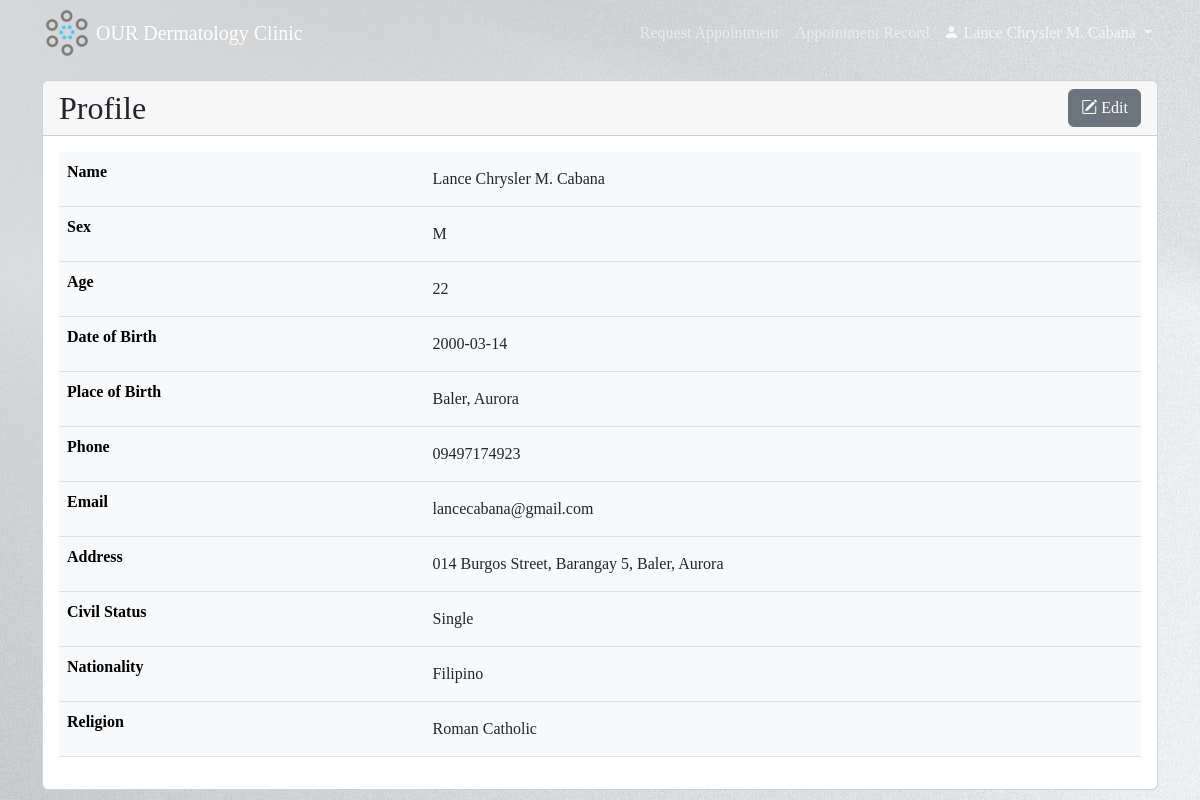
The page /assets/patient/profile.php (signed in) on the database its author committed.
### tables this page shows
CREATE TABLE `patient_table` (
  `patient_id` int(20) NOT NULL,
  `patient_name` varchar(100) DEFAULT NULL,
  `patient_sex` enum('M','F') DEFAULT NULL,
  `patient_age` int(10) DEFAULT NULL,
  `patient_birthdate` date DEFAULT NULL,
  `patient_birthplace` varchar(45) DEFAULT NULL,
  `patient_phone_no` varchar(11) DEFAULT NULL,
  `patient_email` varchar(45) NOT NULL,
  `patient_address` varchar(100) DEFAULT NULL,
  `patient_civil_status` enum('Single','Married','Widowed','Separated') DEFAULT NULL,
  `patient_username` varchar(45) NOT NULL,
  `patient_password` varchar(255) NOT NULL,
  `patient_nationality` enum('Filipino','Foreign National') DEFAULT NULL,
  `patient_religion` varchar(45) DEFAULT NULL
);

### assets/patient/profile.php (the view, shortened to what this page needs)
<?php
include "../config.php";
$sessionUser = $_SESSION['patient_id'];
$patient_data = "SELECT * FROM patient_table WHERE patient_id='$sessionUser'";
$results = mysqli_query($conn, $patient_data);
$patient = mysqli_fetch_array($results);
?>
<!DOCTYPE html>
<html>
<head>
    <link href="https://cdn.jsdelivr.net/npm/bootstrap@5.2.0-beta1/dist/css/bootstrap.min.css" rel="stylesheet">
    <link rel="stylesheet" href="https://cdn.jsdelivr.net/npm/bootstrap-icons@1.3.0/font/bootstrap-icons.css">
    <link rel="stylesheet" href="../css/style.css">
</head>
<body>
    <nav class="navbar navbar-expand-lg navbar-dark py-2 fixed-top">
        <div class="container">
            <a href="menu.php"><img src="../img/logo.png" alt="logo"></a>
            <a href="menu.php" class="navbar-brand mx-1">OUR Dermatology Clinic</a>
            <div class="collapse navbar-collapse" id="navmenu">
                <ul class="navbar-nav ms-auto">
                    <li class="nav-item">
                        <a class="nav-link" href="request_appointment.php">Request Appointment</a>
                    </li>
                    <li class="nav-item">
                        <a class="nav-link" href="appointment_records.php">Appointment Record</a>
                    </li>
                    <li class="nav-item">
                        <div class="dropdown navbar-nav">
                            <button class="pt-2 dropdown-toggle" id="dropdown_logout" data-bs-toggle="dropdown" aria-expanded="false">
                                <span class="bi-person-fill"> </span><?php if (!empty($patient['patient_name'])) echo $patient['patient_name'];
                                                                        else echo $patient['patient_username']; ?>
                            </button>
                        </div>
                    </li>
                </ul>
            </div>
        </div>
    </nav>
    <section>
        <div class="container">
            <div class="row">
                <div class="col-md-12">
                    <div class="card">
                        <div class="card-header">
                            <span class="h2">Profile</span>
                            <a href="edit_profile.php" class="btn btn-secondary float-end"><span class="bi-pencil-square"> </span>Edit</a>
                        </div>
                        <div class="card-body">
                            <table class="table table-light caption-top">
                                <tr>
                                    <th scope="row">Name</td>
                                    <td><input type="text" class="form-control-plaintext" name="patient_name" value="<?php echo $patient['patient_name']; ?>" readonly />
                                    </td>
                                </tr>
                                <tr>
                                    <th scope="row">Sex</td>
                                    <td><input type="text" class="form-control-plaintext" name="patient_sex" value="<?php echo $patient['patient_sex']; ?>" readonly />
                                    </td>
                                </tr>
                                <tr>
                                    <th scope="row">Age</td>
                                    <td><input type="text" class="form-control-plaintext" name="patient_age" value="<?php echo $patient['patient_age']; ?>" readonly />
                                    </td>
                                </tr>
                                <tr>
                                    <th scope="row">Date of Birth</td>
                                    <td><input type="text" class="form-control-plaintext" name="patient_birthdate" value="<?php echo $patient['patient_birthdate']; ?>" readonly />
                                    </td>
                                </tr>
                                <tr>
                                    <th scope="row">Place of Birth</td>
                                    <td><input type="text" class="form-control-plaintext" name="patient_birthplace" value="<?php echo $patient['patient_birthplace']; ?>" readonly />
                                    </td>
                                </tr>
                                <tr>
                                    <th scope="row">Phone</td>
                                    <td><input type="text" class="form-control-plaintext" name="patient_phone_no" value="<?php echo $patient['patient_phone_no']; ?>" readonly />
                                    </td>
                                </tr>
                                <tr>
                                    <th scope="row">Email</td>
                                    <td><input type="text" class="form-control-plaintext" name="patient_email" value="<?php echo $patient['patient_email']; ?>" readonly />
                                    </td>
                                </tr>
                                <tr>
                                    <th scope="row">Address</td>
                                    <td><input type="text" class="form-control-plaintext" name="patient_address" value="<?php echo $patient['patient_address']; ?>" readonly />
                                    </td>
                                </tr>
                                <tr>
                                    <th scope="row">Civil Status</td>
                                    <td><input type="text" class="form-control-plaintext" name="patient_civil_status" value="<?php echo $patient['patient_civil_status']; ?>" readonly />
                                    </td>
                                </tr>
                                <tr>
                                    <th scope="row">Nationality</td>
                                    <td><input type="text" class="form-control-plaintext" name="patient_nationality" value="<?php echo $patient['patient_nationality']; ?>" readonly />
                                    </td>
                                </tr>
                                <tr>
                                    <th scope="row">Religion</td>
                                    <td><input type="text" class="form-control-plaintext" name="patient_religion" value="<?php echo $patient['patient_religion']; ?>" readonly />
                                    </td>
                                </tr>
                            </table>
                        </div>
                    </div>
                </div>
            </div>
        </div>
    </section>
</body>
</html>

### assets/css/style.css (style rules this page uses)
body::before { display: block; content:''; height: 80px; }
nav { background-image: url(../img/nav.jpg); }
nav img { height: 50px; }
nav button, footer button { background-color: transparent; border: none; color: aliceblue; }
body { background-image: url(../img/background.jpg); }
.container { font-family: Century Gothic; }

### rows shown on the page
patient_table: patient_name "Lance Chrysler M. Cabana", patient_sex "M", patient_age "22", patient_birthdate "2000-03-14", patient_birthplace "Baler, Aurora", patient_phone_no "09497174923", patient_email "lancecabana@gmail.com", patient_address "014 Burgos Street, Barangay 5, Baler, Aurora", patient_civil_status "Single", patient_nationality "Filipino", patient_religion "Roman Catholic"
